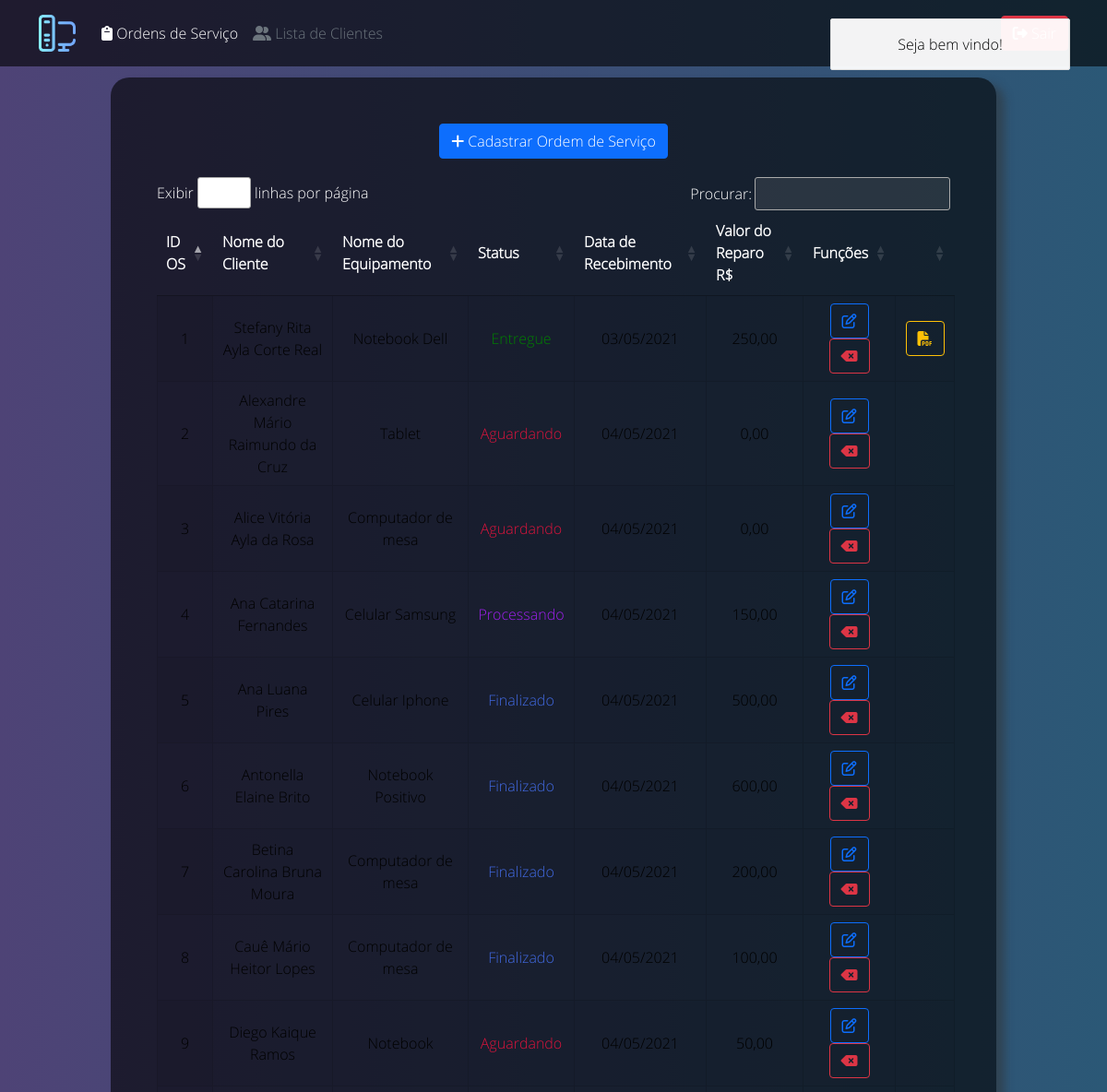
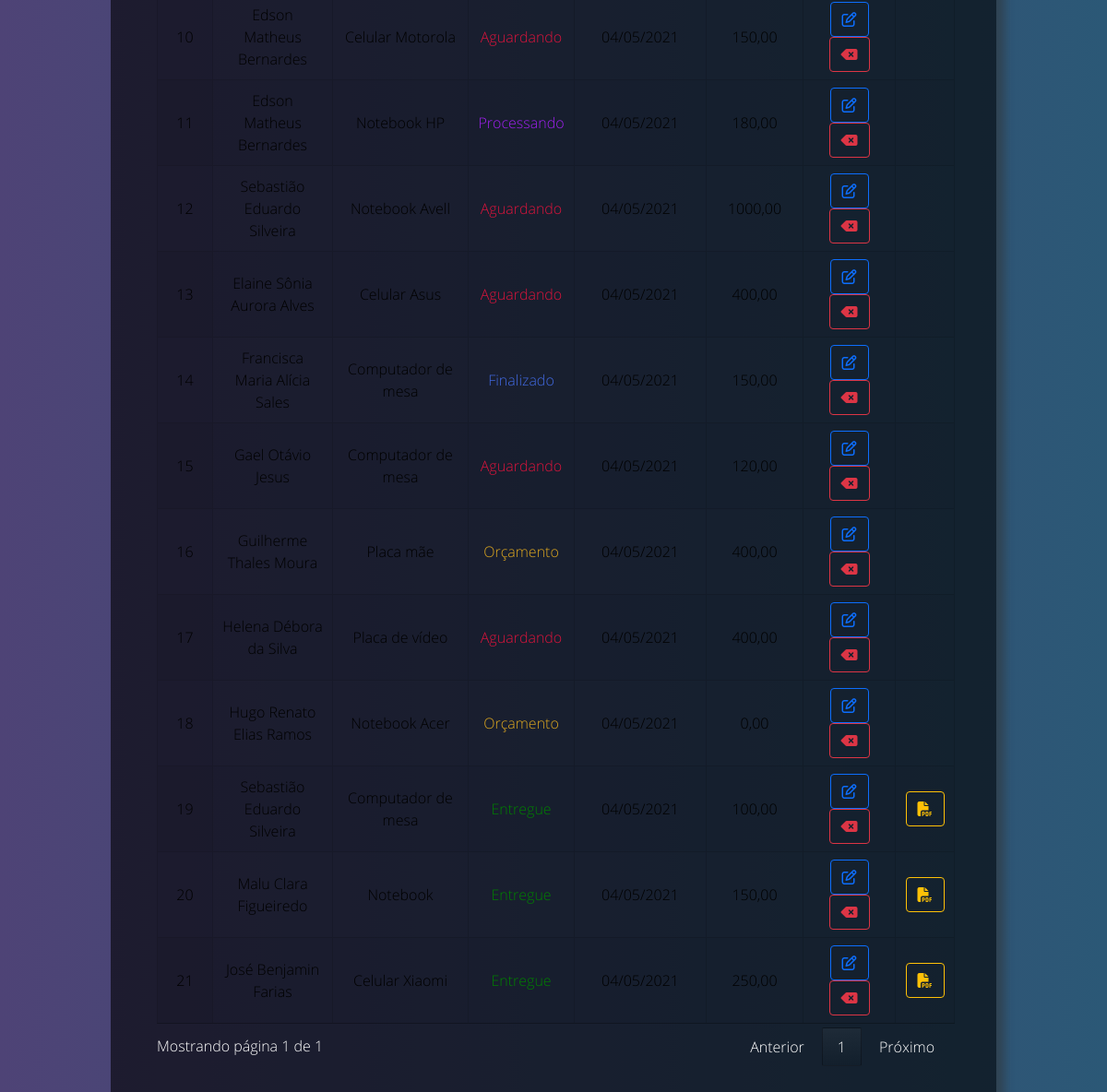
Page /view/os.php (signed in) on the committed database (2 pictures, top to bottom).
### tables this page shows
CREATE TABLE `os_pendente` (
  `id_os_pendente` int(11) NOT NULL,
  `id_cliente` int(11) NOT NULL,
  `nome_equipamento` varchar(255) DEFAULT NULL,
  `descricao_defeito` varchar(255) DEFAULT NULL,
  `descricao_reparo` varchar(255) DEFAULT NULL,
  `status` varchar(255) NOT NULL,
  `data_recebimento` date NOT NULL,
  `data_entrega_cliente` date DEFAULT NULL,
  `valor_reparo` decimal(10,2) DEFAULT NULL,
  `link_webZap` varchar(1000) NOT NULL
);

CREATE TABLE `clientes` (
  `id_cliente` int(11) NOT NULL,
  `nome_cliente` varchar(255) NOT NULL,
  `cpf_cliente` varchar(14) DEFAULT NULL,
  `celular_cliente` varchar(20) DEFAULT NULL,
  `telefone_cliente` varchar(20) DEFAULT NULL
);

### model/conexao.php (called while the page is built, shortened)
<?php
	function inverteData($data){
		if(count(explode("/",$data)) > 1){
			return implode("-",array_reverse(explode("/",$data)));
		}elseif(count(explode("-",$data)) > 1){
			return implode("/",array_reverse(explode("-",$data)));
		}
	}
?>

### view/os.php (the view, shortened to what this page needs)
<?php
    include_once '../model/conexao.php';
    $conn = new Conexao;
    $con = $conn->conectar();
    $selectOSPendente = "SELECT `p`.`id_os_pendente`, `p`.`nome_equipamento`, `p`.`descricao_defeito`, `p`.`descricao_reparo`, `p`.`status` ,`p`.`data_recebimento`, `p`.`data_entrega_cliente`, `p`.`valor_reparo`, `p`.`link_webZap`, `u`.`nome_cliente` FROM `os_pendente` `P` join `clientes` `U` on (`P`.`id_cliente` = `U`.`id_cliente`)";
	$stmt = $con->prepare($selectOSPendente);
	$stmt->execute();
	$arrayBancoOs = $stmt->fetchAll();
?>
<!DOCTYPE html>
<html lang="pt-br">
    <head>
        <link href="https://cdn.jsdelivr.net/npm/bootstrap@5.0.0-beta3/dist/css/bootstrap.min.css" rel="stylesheet">
        <link rel="stylesheet" href="../tools/lib/alertifyjs/css/alertify.min.css">
        <link rel="stylesheet" href="../tools/lib/alertifyjs/css/themes/default.min.css">
        <link rel="stylesheet" type="text/css" href="https://cdn.datatables.net/1.10.24/css/jquery.dataTables.css">
        <link href="https://cdn.jsdelivr.net/npm/select2@4.1.0-rc.0/dist/css/select2.min.css" rel="stylesheet" />
        <link rel="stylesheet" href="../tools/css/select2-bootstrap5.min.css">
        <link rel="stylesheet" href="../tools/css/styleOs.css">
    </head>
    <body class="fundo">
        <header class="p-3 text-white header">
            <div class="container">
                <div class="d-flex flex-wrap align-items-center justify-content-center justify-content-lg-start">
                    <a href="" class="d-flex align-items-center mb-2 mb-lg-0 text-white text-decoration-none">
                        <img src="../tools/img/computador-pessoal.png" alt="" width="40px" height="40px" title="Logo">
                    </a>
                    <ul class="nav col-12 col-lg-auto me-lg-auto mb-2 justify-content-center mb-md-0" style="margin-left: 20px;">
                        <li><a href="os.php" class="nav-link px-2 text-white" title="Página com a lista de Ordens de Serviços"><i class="fas fa-clipboard"></i> Ordens de Serviço</a></li>
                        <li><a href="clientes.php" class="nav-link px-2 text-secondary" title="Página com a lista de Clientes"><i class="fas fa-user-friends"></i> Lista de Clientes</a></li>
                        <li><a href="#" class="nav-link px-2 text-secondary"></a></li>
                    </ul>
                    <div class="text-end">
                        <a href="../control/logout.php"><button type="button" class="btn btn-danger" title="Logout"><i class="fas fa-sign-out-alt"></i> Sair</button></a>
                    </div>
                </div>
            </div>
        </header>
        <section>
            <div class="quadrado">
                <div class="container text-center" style="margin-bottom: 20px;">
                    <button type="button" class="btn btn-primary text-white btnCadastro" value="" title="Cadastro de OS"><i class="fas fa-plus"></i> Cadastrar Ordem de Serviço</button>
                </div>
                <div>
                    <table id="table_os" class="display text-center cell-border">
                        <thead style="color: white;">
                            <tr>
                                <th title="Filtrar por:">ID OS</th>
                                <th title="Filtrar por:">Nome do Cliente</th>
                                <th title="Filtrar por:">Nome do Equipamento</th>
                                <th title="Filtrar por:">Status</th>
                                <th title="Filtrar por:">Data de Recebimento</th>
                                <th title="Filtrar por:">Valor do Reparo R$</th>
                                <th title="Filtrar por:">Funções</th>
                                <th title="Filtrar por:"></th>
                            </tr>
                        </thead>
                        <tbody>
                            <?php foreach($arrayBancoOs as $row){
                                switch($row['status']){
                                    case 'Orçamento':
                                        $color = "#DAA520";
                                    break;
                                    case 'Aguardando':
                                        $color = "#DC143C";
                                    break;
                                    case 'Processando':
                                        $color = "#A020F0";
                                    break;
                                    case 'Finalizado':
                                        $color = "#4169E1";
                                    break;
                                    case 'Entregue':
                                        $color = "#008000";
                                    break;
                                }
                            ?>
                            <tr>
                                <td class="btnDetailsOs" title="Ver detalhes"><?php echo $row['id_os_pendente']; ?></td>
                                <td class="btnDetailsOs" title="Ver detalhes"><?php echo $row['nome_cliente']; ?></td>
                                <td class="btnDetailsOs" title="Ver detalhes"><?php echo $row['nome_equipamento']; ?></td>
                                <td class="btnDetailsOs" style="color: <?php echo $color; ?>" title="Ver detalhes"><?php echo $row['status']; ?></td>
                                <td class="btnDetailsOs" title="Ver detalhes"><?php echo inverteData($row['data_recebimento']); ?></td>
                                <td class="btnDetailsOs" title="Ver detalhes"><?php echo str_replace('.', ',', $row['valor_reparo']); ?></td>
                                <td class="text-center">
                                    <form action="../control/controle_os.php?op=del" method="POST">
                                        <button type="button" class="btn btn-outline-primary btnEdit" value="Alterar" title="Alterar">
                                            <i class="far fa-edit"></i>
                                        </button>
                                        <button type="submit" class="btn btn-outline-danger" value="Deletar" title="Deletar">
                                            <i class="fas fa-backspace"></i>
                                        </button>
                                    </form>
                                </td>
                                <td class="text-center">
                                    <?php if($row['status'] == 'Entregue'){ ?>
                                        <a href="relatorio.php?id=<?php echo $row['id_os_pendente']; ?>"><button type="button" class="btn btn-outline-warning" title="Gerar Relatório">
                                            <i class="fas fa-file-pdf"></i>
                                        </button></a>
                                    <?php } ?>
                                </td>
                            </tr>
                            <?php } ?>
                        </tbody>
                    </table>
                </div>
            </div>
        </section>
    </body>
</html>

### tools/css/styleOs.css (style rules this page uses)
section { font-family: OpenSans; font-size: 12pt; color: black; }
.header { background-color: rgba(0,0,0,0.6); }
.fundo { margin: 0; padding: 0; font-family: OpenSansLight; background: #2b5876; background: -webkit-linear-gradient(to right, #4e4376, #2b5876); background: linear-gradient(to right, #4e4376, #2b5876); }
.quadrado { margin-top: 1%; margin-left: 10%; margin-right: 10%; padding: 50px; background-color: rgba(0,0,0,0.6); text-align: center; border-radius: 20px; font-family: OpenSansLight; font-size: 12pt; box-shadow: 9px 7px 10px rgba(50, 50, 50, 0.5); }

### rows in the picture
os_pendente: id_os_pendente "1", id_cliente.nome_cliente "Stefany Rita Ayla Corte Real", nome_equipamento "Notebook Dell", status "Entregue", data_recebimento "03/05/2021", valor_reparo "250,00"
os_pendente: id_os_pendente "2", id_cliente.nome_cliente "Alexandre Mário Raimundo da Cruz", nome_equipamento "Tablet", status "Aguardando", data_recebimento "04/05/2021", valor_reparo "0,00"
os_pendente: id_os_pendente "3", id_cliente.nome_cliente "Alice Vitória Ayla da Rosa", nome_equipamento "Computador de mesa", status "Aguardando", data_recebimento "04/05/2021", valor_reparo "0,00"
os_pendente: id_os_pendente "4", id_cliente.nome_cliente "Ana Catarina Fernandes", nome_equipamento "Celular Samsung", status "Processando", data_recebimento "04/05/2021", valor_reparo "150,00"
os_pendente: id_os_pendente "5", id_cliente.nome_cliente "Ana Luana Pires", nome_equipamento "Celular Iphone", status "Finalizado", data_recebimento "04/05/2021", valor_reparo "500,00"
os_pendente: id_os_pendente "6", id_cliente.nome_cliente "Antonella Elaine Brito", nome_equipamento "Notebook Positivo", status "Finalizado", data_recebimento "04/05/2021", valor_reparo "600,00"
os_pendente: id_os_pendente "7", id_cliente.nome_cliente "Betina Carolina Bruna Moura", nome_equipamento "Computador de mesa", status "Finalizado", data_recebimento "04/05/2021", valor_reparo "200,00"
os_pendente: id_os_pendente "8", id_cliente.nome_cliente "Cauê Mário Heitor Lopes", nome_equipamento "Computador de mesa", status "Finalizado", data_recebimento "04/05/2021", valor_reparo "100,00"
os_pendente: id_os_pendente "9", id_cliente.nome_cliente "Diego Kaique Ramos", nome_equipamento "Notebook", status "Aguardando", data_recebimento "04/05/2021", valor_reparo "50,00"
os_pendente: id_os_pendente "10", id_cliente.nome_cliente "Edson Matheus Bernardes", nome_equipamento "Celular Motorola", status "Aguardando", data_recebimento "04/05/2021", valor_reparo "150,00"
os_pendente: id_os_pendente "11", id_cliente.nome_cliente "Edson Matheus Bernardes", nome_equipamento "Notebook HP", status "Processando", data_recebimento "04/05/2021", valor_reparo "180,00"
os_pendente: id_os_pendente "12", id_cliente.nome_cliente "Sebastião Eduardo Silveira", nome_equipamento "Notebook Avell", status "Aguardando", data_recebimento "04/05/2021", valor_reparo "1000,00"
os_pendente: id_os_pendente "13", id_cliente.nome_cliente "Elaine Sônia Aurora Alves", nome_equipamento "Celular Asus", status "Aguardando", data_recebimento "04/05/2021", valor_reparo "400,00"
os_pendente: id_os_pendente "14", id_cliente.nome_cliente "Francisca Maria Alícia Sales", nome_equipamento "Computador de mesa", status "Finalizado", data_recebimento "04/05/2021", valor_reparo "150,00"
os_pendente: id_os_pendente "15", id_cliente.nome_cliente "Gael Otávio Jesus", nome_equipamento "Computador de mesa", status "Aguardando", data_recebimento "04/05/2021", valor_reparo "120,00"
os_pendente: id_os_pendente "16", id_cliente.nome_cliente "Guilherme Thales Moura", nome_equipamento "Placa mãe", status "Orçamento", data_recebimento "04/05/2021", valor_reparo "400,00"
os_pendente: id_os_pendente "17", id_cliente.nome_cliente "Helena Débora da Silva", nome_equipamento "Placa de vídeo", status "Aguardando", data_recebimento "04/05/2021", valor_reparo "400,00"
os_pendente: id_os_pendente "18", id_cliente.nome_cliente "Hugo Renato Elias Ramos", nome_equipamento "Notebook Acer", status "Orçamento", data_recebimento "04/05/2021", valor_reparo "0,00"
os_pendente: id_os_pendente "19", id_cliente.nome_cliente "Sebastião Eduardo Silveira", nome_equipamento "Computador de mesa", status "Entregue", data_recebimento "04/05/2021", valor_reparo "100,00"
os_pendente: id_os_pendente "20", id_cliente.nome_cliente "Malu Clara Figueiredo", nome_equipamento "Notebook", status "Entregue", data_recebimento "04/05/2021", valor_reparo "150,00"
os_pendente: id_os_pendente "21", id_cliente.nome_cliente "José Benjamin Farias", nome_equipamento "Celular Xiaomi", status "Entregue", data_recebimento "04/05/2021", valor_reparo "250,00"
